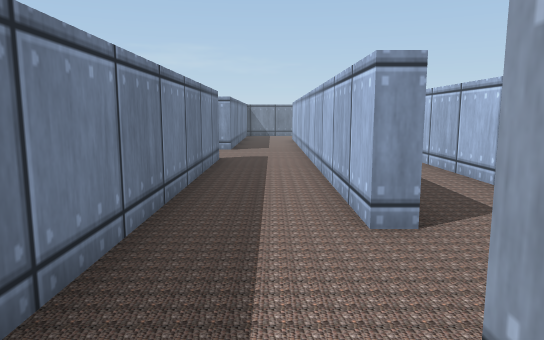
view 1 (above)

17 first-person views from a walk through a 3-D level made in the Unity game engine. The camera is 0.58 m above the floor, tilts 8° down and sees 70° across. The floor is counted in squares, 0.5 m on a side. Each view is taken from the middle of a square. On the plan, view 1 faces up. The plan holds only what a view shows up to about 15 squares ahead; the rest is blank. The place goes on beyond the plan. The player character is not drawn. Some surface patterns are stand-ins.

view 2
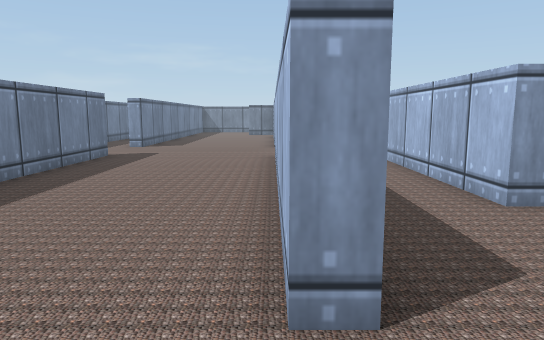

view 3
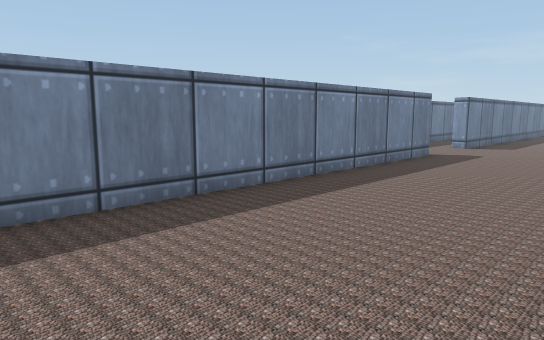

view 4
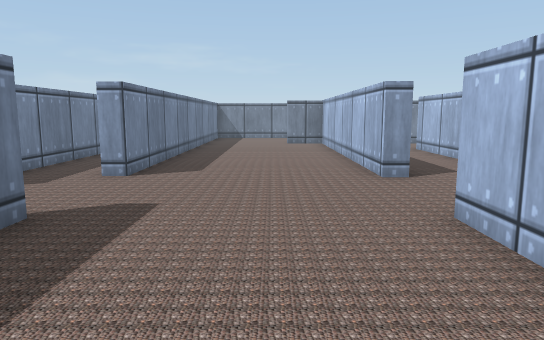

view 5
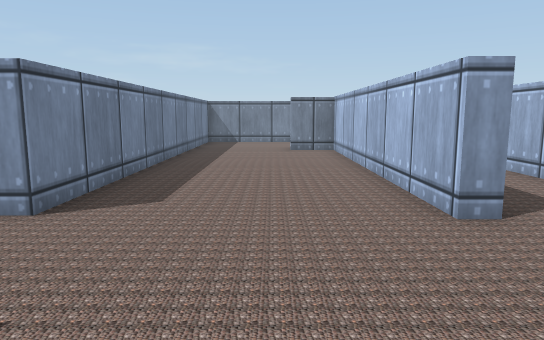

view 6
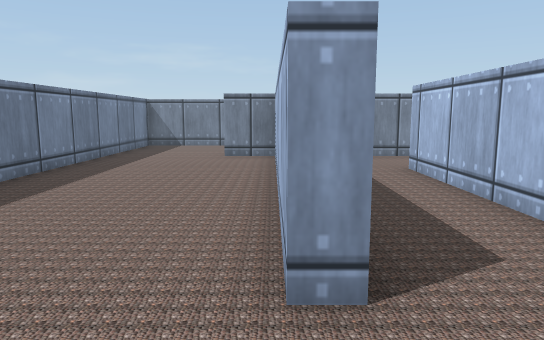

view 7
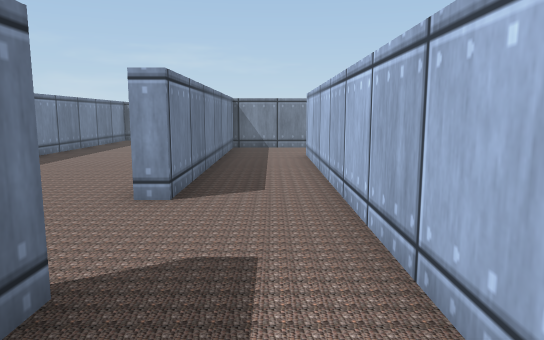

view 8
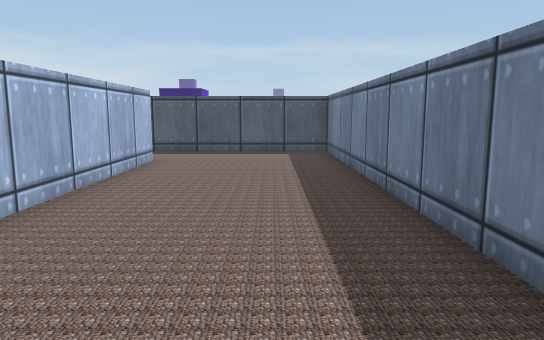

view 9
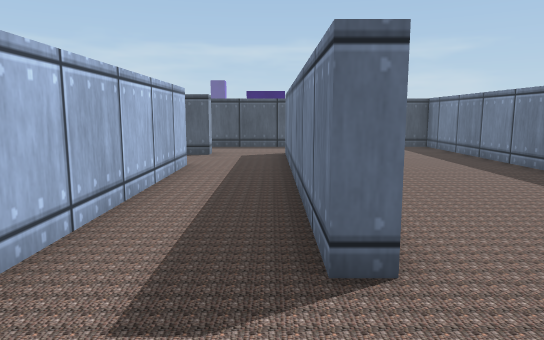

view 10
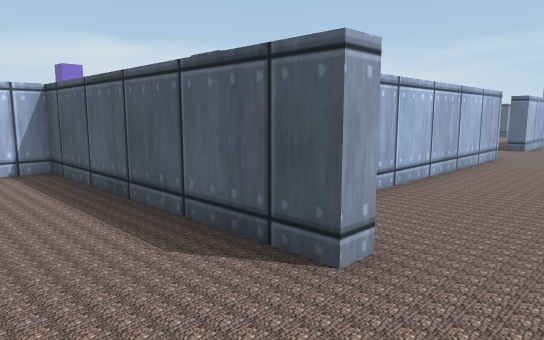

view 11
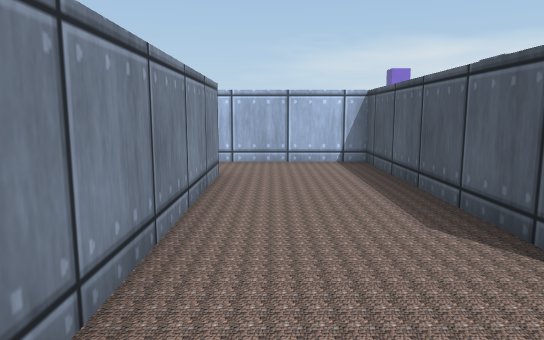

view 12
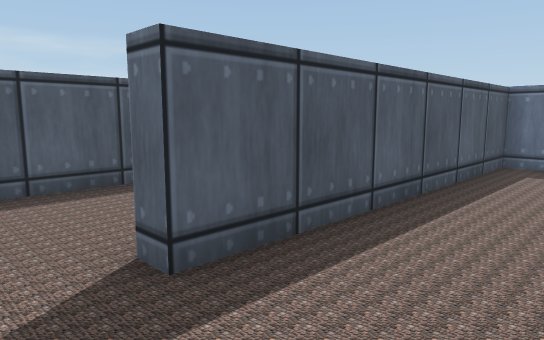

view 13
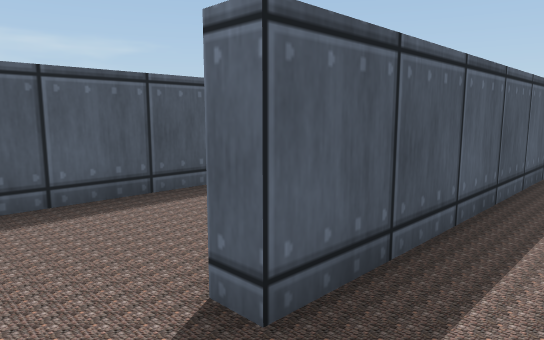

view 14
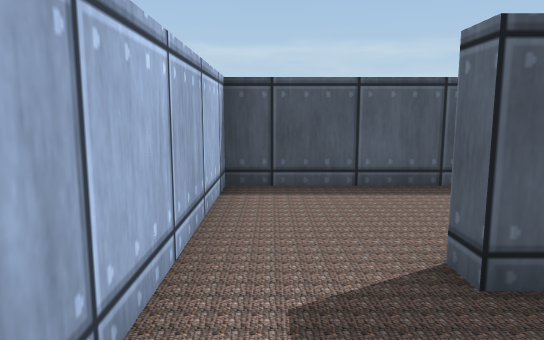

view 15
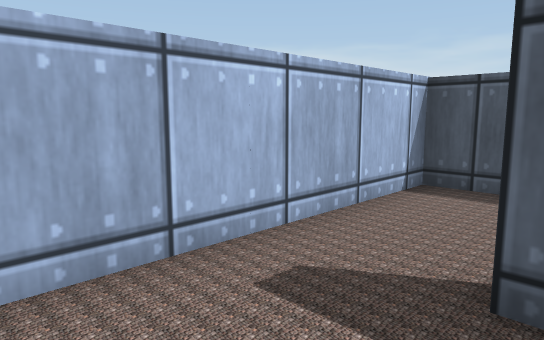

view 16
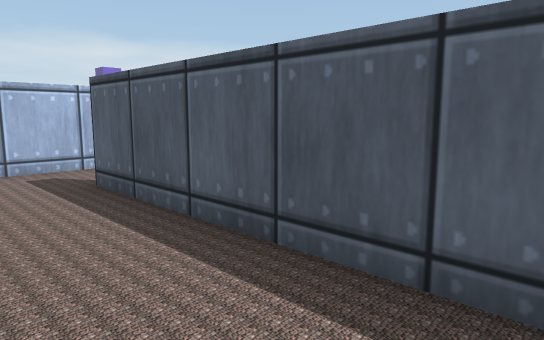

view 17
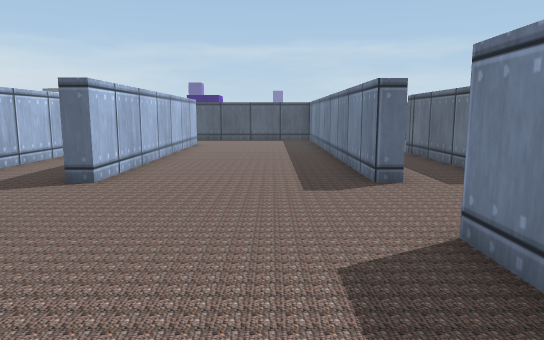

### Floor plan
Ten units are one square. View 1 is at (0, 0); x grows to the right and y downward. Boxes are objects, and circles mark ways between rooms. Rooms are numbered by the first view taken in them; rooms with no view inside come last. Other rooms are left out.
<svg viewBox="-79 -291 122 311">
<path fill="none" stroke="#000" d="M-14 -10 -19 -10M-24 15 13 15M10 -9 10 -15M-74 -103 -68 -103 -68 15 -24 15M5 -221 -14 -221 -14 -133 -19 -133 -19 -221 -34 -221 -34 -226 38 -226 38 -256M10 -39 10 -195M-19 -10 -19 -103 -14 -103 -14 -15M16 -260 -68 -260 -68 -134 -74 -134M38 -256 38 -286M-68 -266 16 -266 16 -260"/>
<circle cx="-15" cy="5" r="3" fill="#2a7"/>
<circle cx="0" cy="-10" r="3" fill="#2a7"/>
<circle cx="25" cy="-265" r="3" fill="#2a7"/>
<text x="-10" y="0">1</text>
<text x="-30" y="-130">2</text>
<text x="-10" y="-280">3</text>
</svg>
Room 1 opens to room 2. Room 2 opens to room 3.

Where each view was taken, in squares from view 1:
view 1: 0 up, 0 right, facing up
view 2: 1 down, 2 left, facing up
view 3: 1 down, 2 left, facing up-left
view 4: 6 up, 4 left, facing up
view 5: 9 up, 4 left, facing up
view 6: 11 up, 2 left, facing up
view 7: 8 up, 0 right, facing up
view 8: 11 up, 5 left, facing down
view 9: 13 up, 1 left, facing down
view 10: 25 up, 5 left, facing down-right
view 11: 25 up, 6 left, facing right
view 12: 29 up, 3 right, facing down-left
view 13: 28 up, 3 right, facing down-left
view 14: 29 up, 3 right, facing down
view 15: 29 up, 1 right, facing down-right
view 16: 29 up, 5 left, facing down-right
view 17: 17 up, 5 left, facing down
